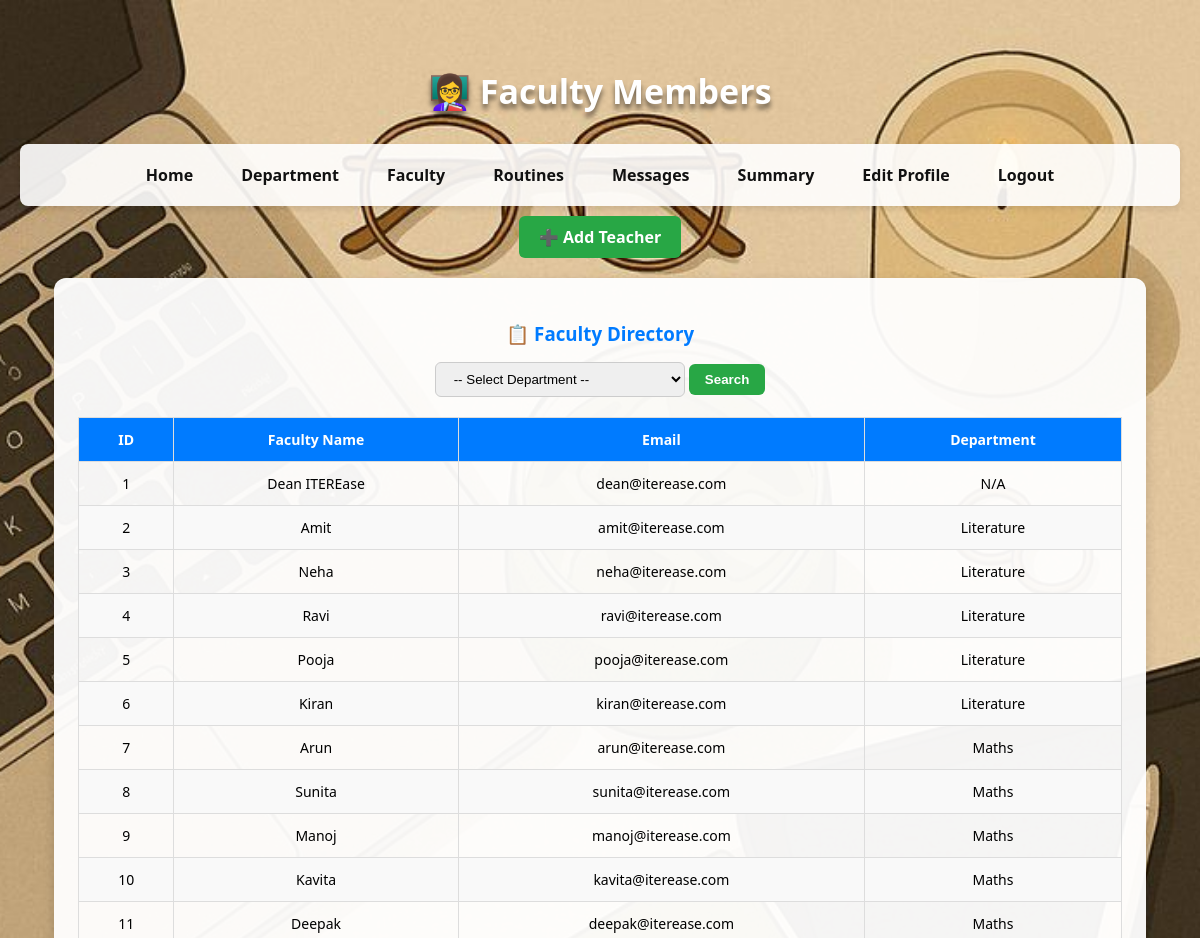
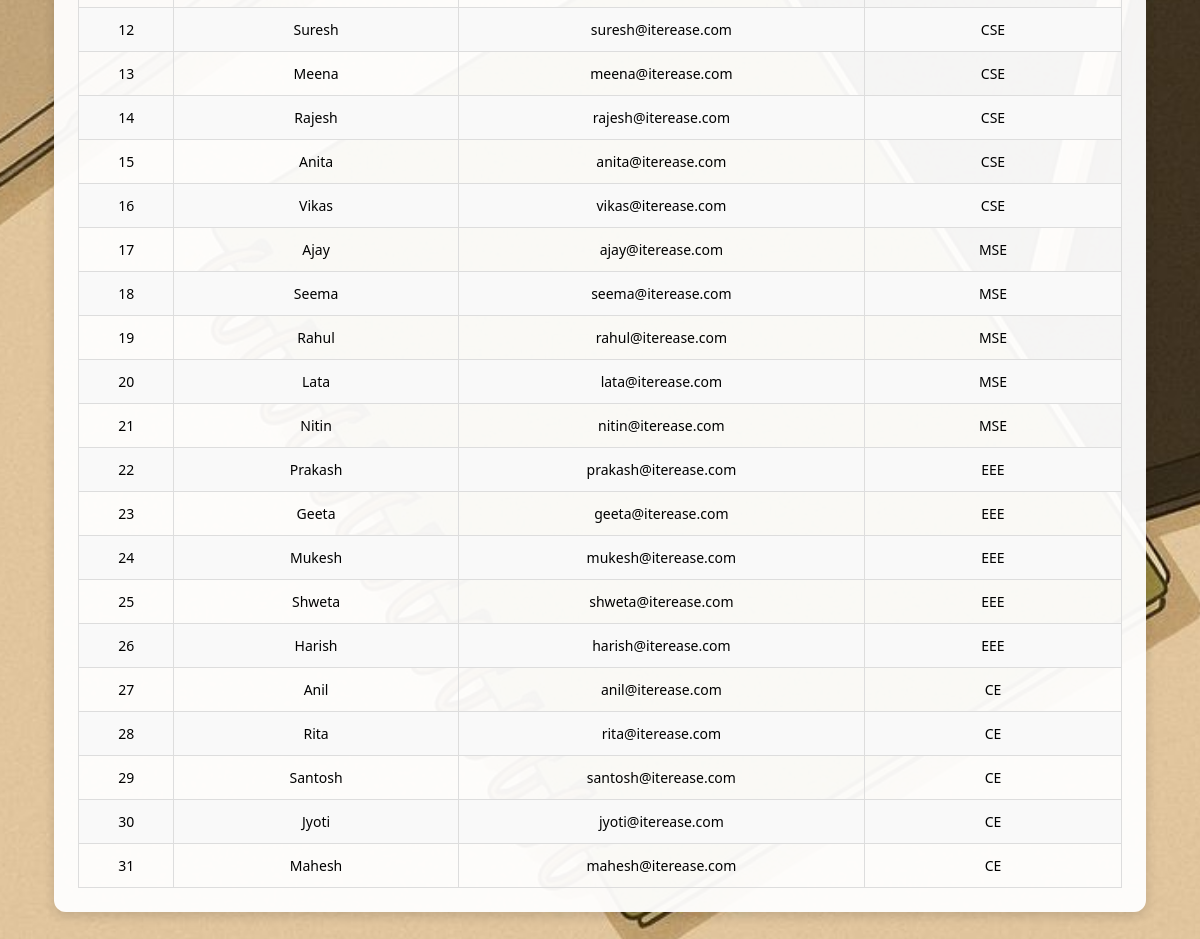
/showfaculty/1, run on the app's committed database (2 pictures, top to bottom).
### app.py (models this page shows)
class Teacher(db.Model):
    __tablename__ = 'teacher'
    id = db.Column(db.Integer, primary_key=True, autoincrement=True)
    name = db.Column(db.String(100), nullable=False)
    email = db.Column(db.String(100), unique=True, nullable=False)
    password = db.Column(db.String(255), nullable=False)
    phone = db.Column(db.String(15), unique=True, nullable=False)
    address = db.Column(db.String(255))
    department_id = db.Column(db.Integer, db.ForeignKey('department.id'))
    classroom_id = db.Column(db.Integer, db.ForeignKey('classroom.id'))
    is_dean = db.Column(db.Boolean, default=False)
    workload = db.Column(db.Integer, default=0, nullable=False)
    subjects = db.relationship('Subject', backref='teacher')
    routine_slots = db.relationship('RoutineSlot', back_populates='teacher')

class Department(db.Model):
    __tablename__ = 'department'
    id = db.Column(db.Integer, primary_key=True, autoincrement=True)
    name = db.Column(db.String(100), nullable=False, unique=True)
    teachers = db.relationship('Teacher', backref='department')
    students = db.relationship('Student', backref='department')
    sections = db.relationship('Section', backref='department')
    subjects = db.relationship('Subject', backref='department')
    extra_subjects = db.relationship('ExtraSubject', backref='department')
    classrooms = db.relationship('ClassRoom', backref='department', cascade="all, delete-orphan")

### app.py (the view)
@app.route('/showfaculty/<int:dean_id>', methods=['GET', 'POST'])
def showfaculty(dean_id):
    dean = Teacher.query.filter_by(id=int(dean_id)).first()
    if not dean or not dean.is_dean:
        flash("❌ Dean not found or access denied.")
        return redirect('/')
    departments = Department.query.all()  # 🔹 send all departments
    if request.method == 'POST':
        dept_id = request.form.get("department_id")
        if dept_id:
            teachers = Teacher.query.filter_by(department_id=dept_id).all()
        else:
            teachers = []
    else:
        teachers = Teacher.query.all()
    return render_template(
        'showfaculty.html',
        dean=dean,
        teachers=teachers,
        departments=departments
    )

### templates/showfaculty.html (shortened to what this page needs)
<!DOCTYPE html>
<html lang="en">
<head>
</head>
<body>
    <h2>👩‍🏫 Faculty Members</h2>
    <nav>
        <a href="/deandashboard/{{dean.id}}">Home</a>
        <a href="/departmentdetails/{{dean.id}}">Department</a>
        <a href="/showfaculty/{{dean.id}}">Faculty</a>
        <a href="/routine/{{dean.id}}"> Routines</a>
        <a href="/message/{{dean.id}}">Messages</a>
        <a href="/deansummary/{{ dean.id }}">Summary</a>
        <a href="/teditprofile/{{dean.id}}">Edit Profile</a>
        <a href="/logout">Logout</a>
    </nav>
    <div class="add-btn">
        <a href="/addteacher">➕ Add Teacher</a>
    </div>
    <div class="card">
        <h3>📋 Faculty Directory</h3>
        <div class="search-box">
            <form method="POST" action="/showfaculty/{{ dean.id }}">
                <select name="department_id" required>
                    <option value="">-- Select Department --</option>
                </select>
                <button type="submit">Search</button>
            </form>
        </div>
        {% if teachers %}
        <table>
            <thead>
                <tr>
                    <th>ID</th>
                    <th>Faculty Name</th>
                    <th>Email</th>
                    <th>Department</th>
                </tr>
            </thead>
            <tbody>
                {% for teacher in teachers %}
                <tr>
                    <td>{{ teacher.id }}</td>
                    <td>{{ teacher.name }}</td>
                    <td>{{ teacher.email }}</td>
                    <td>{{ teacher.department.name if teacher.department else 'N/A' }}</td>
                </tr>
                {% endfor %}
            </tbody>
        </table>
        {% else %}
        <p class="no-data">⚠️ No faculty found.</p>
        {% endif %}
    </div>
</body>
</html>

### templates/showfaculty.html (style rules this page uses)
body { font-family: 'Segoe UI', Tahoma, Geneva, Verdana, sans-serif; background: url("/static/pic.jpeg") no-repeat center center/cover; margin: 0; padding: 40px 20px; }
h2 { color: #fff; font-size: 34px; margin-bottom: 30px; text-shadow: 0 5px 5px rgba(0,0,0,0.5); text-align: center; }
nav { display: flex; justify-content: center; gap: 20px; margin-bottom: 20px; padding: 12px; background: rgba(255, 255, 255, 0.9); border-radius: 8px; box-shadow: 0 3px 6px rgba(0,0,0,0.1); }
nav a { color: rgb(17, 17, 17); text-decoration: none; font-weight: bold; padding: 8px 14px; border-radius: 6px; transition: background 0.2s; }
.add-btn { display: block; text-align: center; margin: 15px auto 30px; }
.add-btn a { padding: 10px 20px; background: #28a745; color: white; border-radius: 6px; text-decoration: none; font-weight: bold; transition: background 0.2s; }
.card { background: rgba(255, 255, 255, 0.95); border-radius: 12px; padding: 24px; margin: 20px auto; width: 90%; max-width: 1100px; box-shadow: 0 4px 12px rgba(0,0,0,0.15); }
.card h3 { color: #007BFF; margin-bottom: 16px; text-align: center; }
.search-box { text-align: center; margin-bottom: 20px; }
.search-box select { padding: 8px 14px; border-radius: 6px; border: 1px solid #ccc; width: 250px; }
.search-box button { padding: 8px 16px; border-radius: 6px; background: #28a745; color: white; border: none; cursor: pointer; font-weight: bold; transition: background 0.2s; }
table { width: 100%; border-collapse: collapse; margin-top: 15px; }
th, td { border: 1px solid #ddd; padding: 12px; text-align: center; font-size: 14px; }
th { background: #007BFF; color: white; }
tr:nth-child(even) { background: #f9f9f9; }

### data on the page
Teacher: id "1", name "Dean ITEREase", email "dean@iterease.com", department "N/A"
Teacher: id "2", name "Amit", email "amit@iterease.com", department "Literature"
Teacher: id "3", name "Neha", email "neha@iterease.com", department "Literature"
Teacher: id "4", name "Ravi", email "ravi@iterease.com", department "Literature"
Teacher: id "5", name "Pooja", email "pooja@iterease.com", department "Literature"
Teacher: id "6", name "Kiran", email "kiran@iterease.com", department "Literature"
Teacher: id "7", name "Arun", email "arun@iterease.com", department "Maths"
Teacher: id "8", name "Sunita", email "sunita@iterease.com", department "Maths"
Teacher: id "9", name "Manoj", email "manoj@iterease.com", department "Maths"
Teacher: id "10", name "Kavita", email "kavita@iterease.com", department "Maths"
Teacher: id "11", name "Deepak", email "deepak@iterease.com", department "Maths"
Teacher: id "12", name "Suresh", email "suresh@iterease.com", department "CSE"
Teacher: id "13", name "Meena", email "meena@iterease.com", department "CSE"
Teacher: id "14", name "Rajesh", email "rajesh@iterease.com", department "CSE"
Teacher: id "15", name "Anita", email "anita@iterease.com", department "CSE"
Teacher: id "16", name "Vikas", email "vikas@iterease.com", department "CSE"
Teacher: id "17", name "Ajay", email "ajay@iterease.com", department "MSE"
Teacher: id "18", name "Seema", email "seema@iterease.com", department "MSE"
Teacher: id "19", name "Rahul", email "rahul@iterease.com", department "MSE"
Teacher: id "20", name "Lata", email "lata@iterease.com", department "MSE"
Teacher: id "21", name "Nitin", email "nitin@iterease.com", department "MSE"
Teacher: id "22", name "Prakash", email "prakash@iterease.com", department "EEE"
Teacher: id "23", name "Geeta", email "geeta@iterease.com", department "EEE"
Teacher: id "24", name "Mukesh", email "mukesh@iterease.com", department "EEE"
Teacher: id "25", name "Shweta", email "shweta@iterease.com", department "EEE"
Teacher: id "26", name "Harish", email "harish@iterease.com", department "EEE"
Teacher: id "27", name "Anil", email "anil@iterease.com", department "CE"
Teacher: id "28", name "Rita", email "rita@iterease.com", department "CE"
Teacher: id "29", name "Santosh", email "santosh@iterease.com", department "CE"
Teacher: id "30", name "Jyoti", email "jyoti@iterease.com", department "CE"
Teacher: id "31", name "Mahesh", email "mahesh@iterease.com", department "CE"
